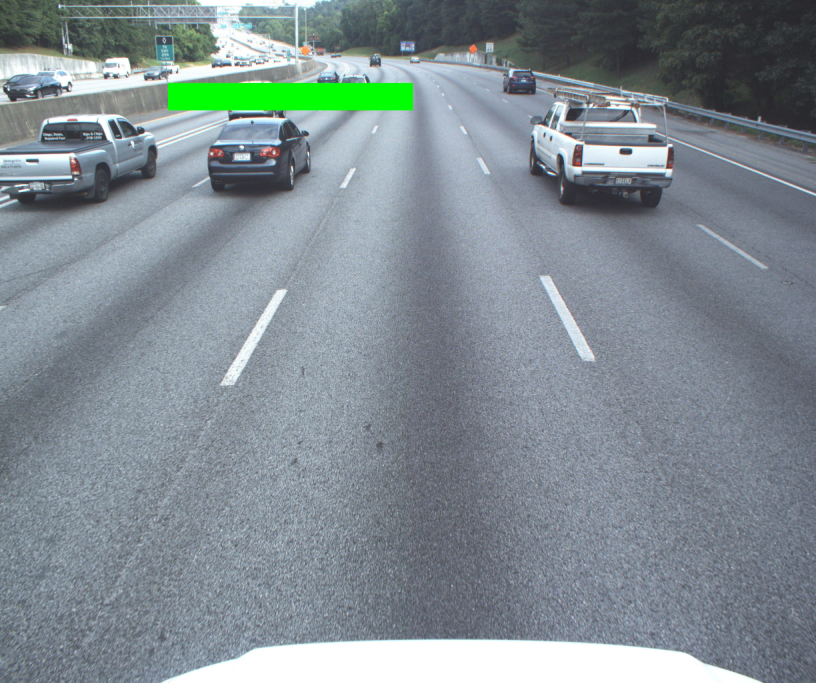
#> input picture Submission 2.0/Core Applications and Algorithms/img.jpg, 2448 x 2048 px (shown at 1/3 size)
$ python road_length_using_bridview.py
#> lines starting #> are read from the running program, lines starting #| are printed output that depends on the picture
import matplotlib.pyplot as plt
import matplotlib.image as mpimg


import numpy as np
import cv2
# def region_of_interest(img, vertices):
#     # Define a blank matrix that matches the image height/width.
#     mask = np.zeros_like(img)
#     # Retrieve the number of color channels of the image.
#     channel_count = img.shape[2]
#     # Create a match color with the same color channel counts.
#     match_mask_color = (255,) * channel_count

#     # Fill inside the polygon
#     cv2.fillPoly(mask, vertices, match_mask_color)

#     # Returning the image only where mask pixels match
#     masked_image = cv2.bitwise_and(img, mask)
#     return masked_image


import matplotlib.pyplot as plt
import matplotlib.image as mpimg
image = mpimg.imread('img.jpg')
#> image is the input picture: shape (2048, 2448, 3); mean R, G, B 129.3, 141, 147
plt.figure()
plt.imshow(image)
plt.show()
height,width,_=image.shape
#> height = 2048; width = 2448
# [35 lines of commented-out code are left out]
source_points=np.float32([ [154,2024],[1151,317],[1362,328],[2237,2013]  ])
cv2.circle(image,(154,2024),4,(255,255,0),-1)
cv2.circle(image,(1151,317),4,(255,255,0),-1)
cv2.circle(image,(1362,328),4,(255,255,0),-1)
cv2.circle(image,(2237,2013),4,(255,255,0),-1)
cv2.imshow('check',image)
destination_points = np.float32([ [0,1700], [0, 0], [230, 0], [230, 1700] ])
#destination_points = np.float32([ [0, 2048], [0, 0], [2248, 0], [2248, 2048] ])
print(type(destination_points))

matrix = cv2.getPerspectiveTransform(source_points, destination_points)
result = cv2.warpPerspective(image, matrix, (300,1700))
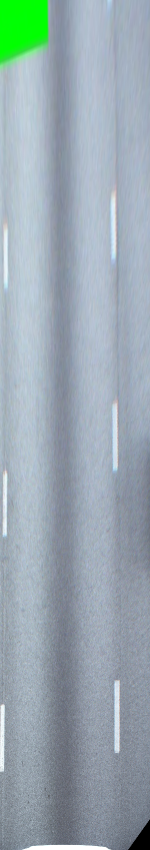
#> result: shape (1700, 300, 3) (shown at 1/2 size); mean R, G, B 152.9, 168.6, 176.1


plt.figure()
plt.imshow(result)
plt.show()
cv2.imwrite("birdie.jpg",result)
mtx=[[2468.6668434782608,0,1228.876620888020],[0,2468.6668434782608,1012.976060035710],[0,0,1]]
dist=[ 0.00125859 , 0 ,  -0.00010658,0 ]

ppx=300/3.6
Lh = np.linalg.inv(np.matmul(matrix, mtx))
pix_per_meter_y = ppx * np.linalg.norm(Lh[:,0]) / np.linalg.norm(Lh[:,1])
print(ppx, pix_per_meter_y)
length=1700/pix_per_meter_y
print(length)
